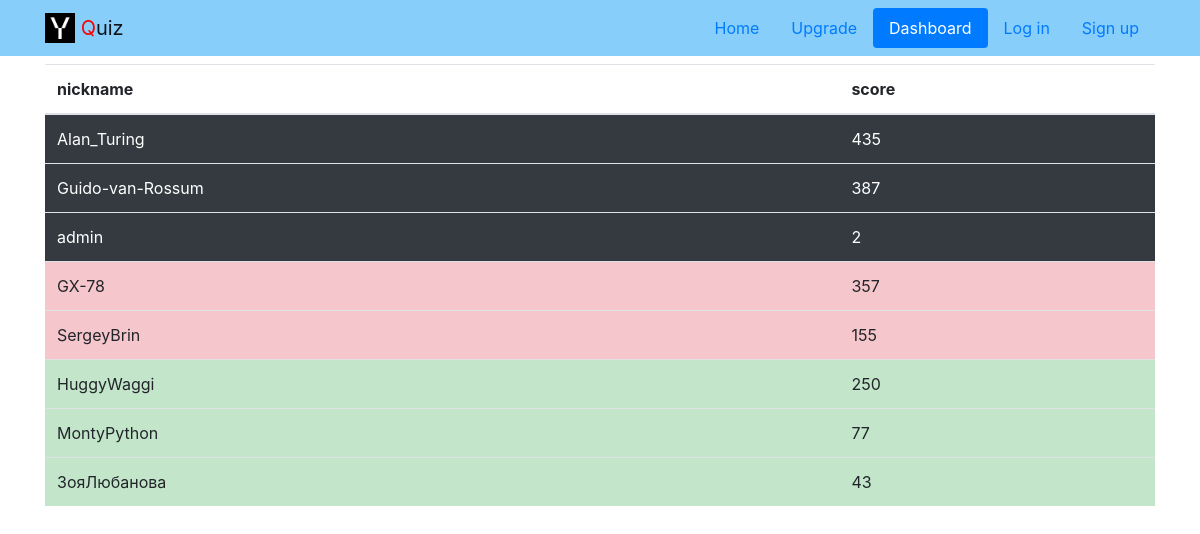
The app's page /top/, older data.
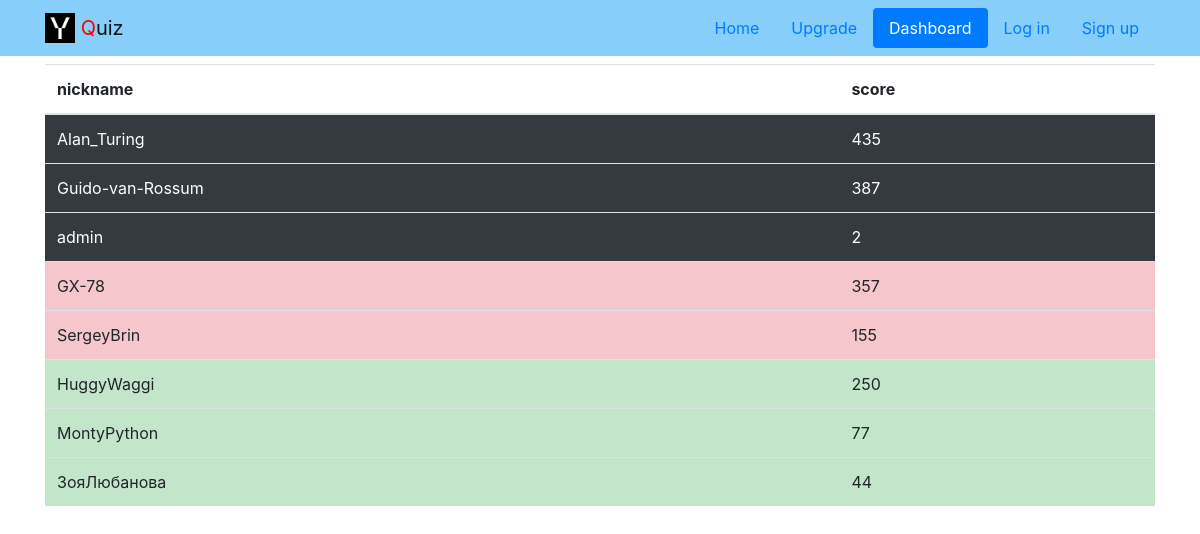
The same page, newer data.
### users/models.py (models this page shows)
class Score(models.Model):
    score = models.IntegerField(default=0)
    user = models.OneToOneField(User, on_delete=models.CASCADE)

### app/views.py (the view, shortened to what this page needs)
# urls.py: path('top/', top, name='top'),
def top(request):
    kings = Status.objects.filter(status='KING').values('user')
    best_kings = Score.objects.order_by('-score').filter(user__in=kings)[:3]
    pros = Status.objects.filter(status='PRO').values('user')
    best_pros = Score.objects.order_by('-score').filter(user__in=pros)[:3]
    amateurs = Status.objects.filter(status='Amateur').values('user')
    best_amateurs = Score.objects.order_by('-score').filter(user__in=amateurs)[:3]
    return render(request, template_name='top.html', context={'kings': best_kings, 'pros': best_pros, 'amateurs': best_amateurs})

### templates/top.html (shortened to what this page needs)
{%extends 'base.html'%}
{%block content%}
<div class="container py-2">
  <table class="table table-striped">
    <thead>
      <tr >
        <th>nickname</th>
        <th>score</th>
      </tr>
    </thead>
    <tbody>
      {%for king in kings%}
        <tr >
          <td class="table-dark">{{king.user.username}} </td>
          <td class="table-dark">{{king.score}}</td>
        </tr>
      {%endfor%}
      {%for pro in pros%}
        <tr >
          <td class="table-danger">{{pro.user.username}} </td>
          <td class="table-danger">{{pro.score}}</td>
        </tr>
        {%endfor%}
      {%for amateur in amateurs%}
        <tr >
          <td class="table-success">{{amateur.user.username}} </td>
          <td class="table-success">{{amateur.score}}</td>
        </tr>
      {%endfor%}
    </tbody>
  </table>
</div>
{%endblock%}

### templates/base.html (shortened to what this page needs)
<!DOCTYPE html>
<html lang="ru">
  <head>
  {% load static %}
    <link rel="stylesheet" href="{% static 'css/bootstrap.min.css' %}">
  </head>
  <header>
    {% include 'includes/header.html' %}
  </header>
  <body>
    <main>
      <center>
      {% block content %}
      {% endblock %}
    </center>
    </main>
  </body>
</html>

### templates/includes/header.html (shortened to what this page needs)
{% load static %}
<nav class="navbar navbar-light" style="background-color:{%if status == 'Amateur'%} #20c997{%elif status == 'PRO'%} #dc3545{%elif status == 'KING'%} #adb5bd{%else%}lightskyblue{%endif%}">
 <div class="container">
   <a class="navbar-brand" href="{% url 'app:index' %}">
     <img src="{% static 'img/logo.png' %}" width="30" height="30" class="d-inline-block align-top" alt="">
     <span style="color:red">Q</span>uiz
   </a>
   {% with request.resolver_match.view_name as view_name %}
   <ul class="nav nav-pills">
    <li class="nav-item">
      <a class="nav-link link-light {% if view_name  == 'app:index' %}active{% endif %}" href="{% url 'app:index' %}">Home</a>
    </li>
    <ul class="nav nav-pills">
      <li class="nav-item">
        <a class="nav-link link-light {% if view_name  == 'app:upgrade' %}active{% endif %}" href="{% url 'app:upgrade' %}">Upgrade</a>
      </li>
   <ul class="nav nav-pills">
    <li class="nav-item">
      <a class="nav-link link-light {% if view_name  == 'app:top' %}active{% endif %}" href="{% url 'app:top' %}">Dashboard</a>
    </li>
     {% if user.is_authenticated %}
       <li class="nav-item">
         <a class="nav-link link-light {% if view_name  == 'users:logout' %}active{% endif %}" href="{% url 'users:logout' %}">Log out</a>
       </li>
     {% else %}
       <li class="nav-item">
         <a class="nav-link link-light {% if view_name  == 'users:login' %}active{% endif %}" href="{% url 'users:login'%}">Log in</a>
       </li>
       <li class="nav-item">
         <a class="nav-link link-light {% if view_name  == 'users:signup' %}active{% endif %}" href="{% url 'users:signup'%}">Sign up</a>
       </li>
     {% endif %}
     {% endwith %}
   </ul>
 </div>
</nav>

Row changes from the older to the newer data that the page shows:
changed Score "ЗояЛюбанова": score "43" → "44"
